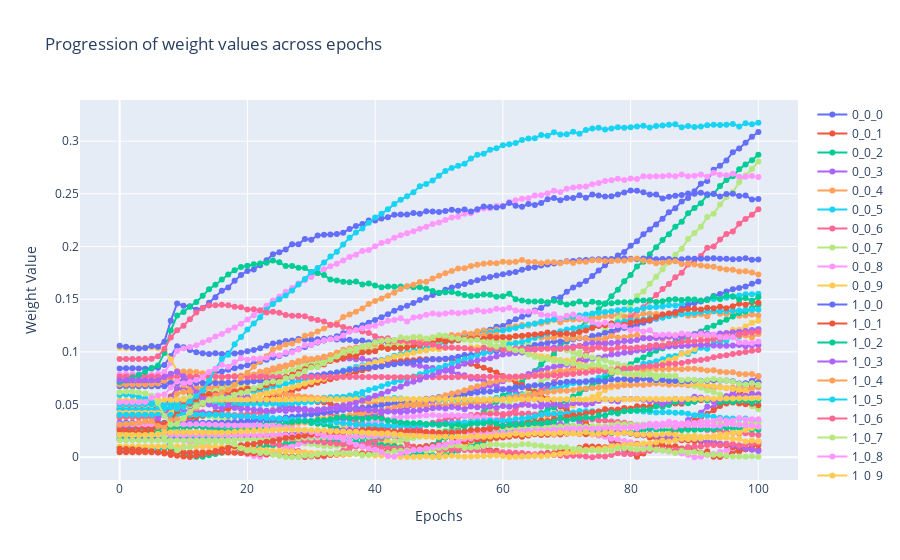

Notebook code cell kept with this figure:
### Code cell
componenet_num=0
wt_num=1
print("Number of epochs = ",len(weight_description["conv1.weight"][componenet_num][wt_num]))
weight_description.keys()
weight_description["conv1.weight"][0][0]



tuples_combo=[]
fig = go.Figure()
# take some random components
layer_names=list(weight_description.keys())


layer_num=0
for nm in layer_names:
    component_numbers=list(weight_description[nm].keys())
    for component_number in component_numbers[:10]:
        for weight_number in list(weight_description[nm][component_number].keys())[:10]:
#             print(component_number,weight_number)
            wt_distribution=np.abs(np.array(weight_description[nm][component_number][weight_number]))
            epochs=len(wt_distribution)
            xs=[i for i in range(0,epochs)]
            
            dx = xs[1]-xs[0]

            

#             if wt_distribution[0]>0.9:

    
#             fig.add_trace(go.Scatter(x=xs, y=wt_distribution,
#                 mode='lines+markers',
#                 name=str(weight_number)))
        
            fig.add_trace(go.Scatter(x=xs, y=wt_distribution,
                mode='lines+markers',
                name=str(layer_num)+"_"+str(component_number)+"_"+str(weight_number)))
        break
    layer_num+=1
        

        
    

fig.update_layout(
    title="Progression of weight values across epochs",
    xaxis_title="Epochs",
    yaxis_title="Weight Value",
#     legend_title="Legend Title",
#     font=dict(
#         family="Courier New, monospace",
#         size=18,
#         color="RebeccaPurple"
#     )
)
            
fig.show()

fig.write_image("images/wt_values_progression.svg")
fig.write_image("images/wt_values_progression.pdf")
